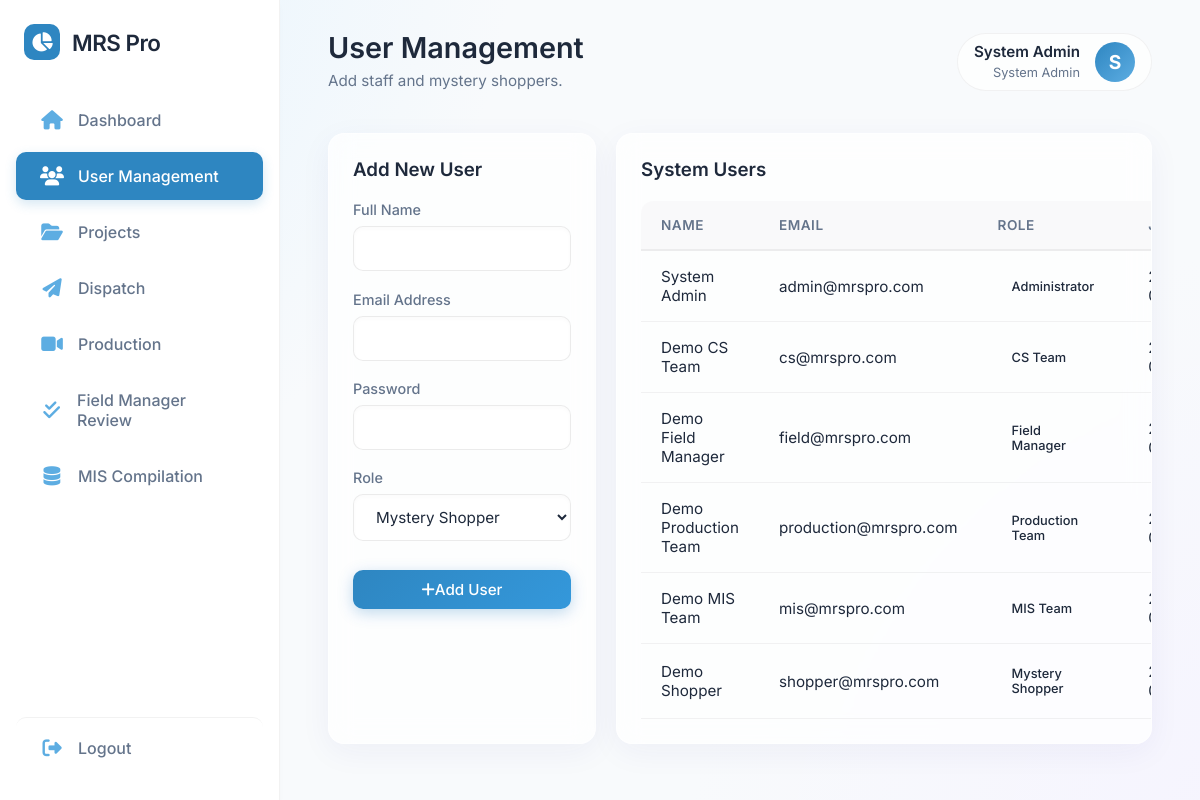
/users.php (signed in), run on the app's committed database.
### tables this page shows
CREATE TABLE IF NOT EXISTS users (
    id INT AUTO_INCREMENT PRIMARY KEY,
    name VARCHAR(150) NOT NULL,
    email VARCHAR(150) UNIQUE NOT NULL,
    password VARCHAR(255) NOT NULL,
    role ENUM('admin', 'field_manager', 'cs_team', 'production', 'mis', 'mystery_shopper') NOT NULL,
    created_at TIMESTAMP DEFAULT CURRENT_TIMESTAMP
);

### users.php (the view, shortened to what this page needs)
<?php
require 'includes/header.php';
require 'config/db.php';
$stmt = $pdo->query("SELECT * FROM users ORDER BY created_at DESC");
$users = $stmt->fetchAll();
$role_labels = [
    'admin' => 'Administrator',
    'field_manager' => 'Field Manager',
    'cs_team' => 'CS Team',
    'production' => 'Production Team',
    'mis' => 'MIS Team',
    'mystery_shopper' => 'Mystery Shopper'
];
?>
<div class="app-container">
    <?php include 'includes/sidebar.php'; ?>
    <main class="main-content">
        <header class="top-header">
            <div class="header-title">
                <div style="display:flex; align-items:center; gap: 15px;">
                    <div>
                        <h1>User Management</h1>
                        <p>Add staff and mystery shoppers.</p>
                    </div>
                </div>
            </div>
            <?php include 'includes/profile_dropdown.php'; ?>
        </header>
        <div class="grid" style="grid-template-columns: 1fr 2fr; gap: 20px;">
            <div class="glass-panel">
                <h3 style="margin-bottom: 20px;">Add New User</h3>
                <form method="POST" action="">
                    <div class="form-group">
                        <label>Full Name</label>
                        <input type="text" name="name" class="form-control" required>
                    </div>
                    <div class="form-group">
                        <label>Email Address</label>
                        <input type="email" name="email" class="form-control" required>
                    </div>
                    <div class="form-group">
                        <label>Password</label>
                        <input type="password" name="password" class="form-control" required>
                    </div>
                    <div class="form-group">
                        <label>Role</label>
                        <select name="role" class="form-control" required>
                            <option value="mystery_shopper">Mystery Shopper</option>
                        </select>
                    </div>
                    <button type="submit" name="add_user" class="btn btn-primary" style="width: 100%; margin-top:10px;"><i class="fas fa-plus"></i> Add User</button>
                </form>
            </div>
            <div class="glass-panel" style="overflow-x: auto;">
                <h3 style="margin-bottom: 20px;">System Users</h3>
                <table class="data-table">
                    <thead>
                        <tr>
                            <th>Name</th>
                            <th>Email</th>
                            <th>Role</th>
                            <th>Joined</th>
                        </tr>
                    </thead>
                    <tbody>
                        <?php foreach($users as $u): ?>
                        <tr>
                            <td><?= htmlspecialchars($u['name']) ?></td>
                            <td><?= htmlspecialchars($u['email']) ?></td>
                            <td><span class="badge" style="background: var(--bg-hover); color: var(--text-main); font-weight:500;"><?= htmlspecialchars($role_labels[$u['role']] ?? $u['role']) ?></span></td>
                            <td><?= substr($u['created_at'], 0, 10) ?></td>
                        </tr>
                        <?php endforeach; ?>
                    </tbody>
                </table>
            </div>
        </div>
    </main>
</div>
<?php include 'includes/footer.php'; ?>

### includes/header.php (shortened to what this page needs)
<!DOCTYPE html>
<html lang="en">
<head>
    <link rel="stylesheet" href="assets/css/style.css">
    <link rel="stylesheet" href="https://cdnjs.cloudflare.com/ajax/libs/font-awesome/6.4.0/css/all.min.css">
</head>
<body>

### includes/sidebar.php
<?php
$role = $_SESSION['role'] ?? '';
$current_page = basename($_SERVER['PHP_SELF']);
?>
<aside class="sidebar">
    <div class="sidebar-header">
        <div class="logo-icon"><i class="fas fa-chart-pie"></i></div>
        <h2>MRS Pro</h2>
    </div>
    <?php if($role != 'mystery_shopper'): ?>
        <a href="dashboard.php" class="nav-link <?= $current_page == 'dashboard.php' ? 'active' : '' ?>">
            <i class="fas fa-home"></i> Dashboard
        </a>
        <?php if($role == 'admin'): ?>
        <a href="users.php" class="nav-link <?= $current_page == 'users.php' ? 'active' : '' ?>">
            <i class="fas fa-users"></i> User Management
        </a>
        <?php endif; ?>
        <?php if($role == 'admin' || $role == 'cs_team' || $role == 'field_manager'): ?>
        <a href="projects.php" class="nav-link <?= $current_page == 'projects.php' ? 'active' : '' ?>">
            <i class="fas fa-folder-open"></i> Projects
        </a>
        <?php endif; ?>
        <?php if($role == 'admin' || $role == 'field_manager'): ?>
        <a href="dispatch.php" class="nav-link <?= $current_page == 'dispatch.php' ? 'active' : '' ?>">
            <i class="fas fa-paper-plane"></i> Dispatch
        </a>
        <?php endif; ?>
        <?php if($role == 'admin' || $role == 'production'): ?>
        <a href="production_queue.php" class="nav-link <?= $current_page == 'production_queue.php' ? 'active' : '' ?>">
            <i class="fas fa-video"></i> Production
        </a>
        <?php endif; ?>
        <?php if($role == 'admin' || $role == 'field_manager'): ?>
        <a href="field_manager_review.php" class="nav-link <?= $current_page == 'field_manager_review.php' ? 'active' : '' ?>">
            <i class="fas fa-check-double"></i> Field Manager Review
        </a>
        <?php endif; ?>
        <?php if($role == 'admin' || $role == 'mis'): ?>
        <a href="mis.php" class="nav-link <?= $current_page == 'mis.php' ? 'active' : '' ?>">
            <i class="fas fa-database"></i> MIS Compilation
        </a>
        <?php endif; ?>
    <?php else: ?>
        <a href="my_assignments.php" class="nav-link <?= $current_page == 'my_assignments.php' ? 'active' : '' ?>">
            <i class="fas fa-tasks"></i> My Assignments
        </a>
    <?php endif; ?>
    <a href="logout.php" class="nav-link" style="margin-top: auto; border-top: 1px solid rgba(0,0,0,0.05); padding-top: 20px;">
        <i class="fas fa-sign-out-alt"></i> Logout
    </a>
</aside>

### includes/profile_dropdown.php (shortened to what this page needs)
<?php
$role_names = [
    'admin' => 'System Admin',
    'cs_team' => 'Client Services',
    'field_manager' => 'Field Manager',
    'production' => 'Production Team',
    'mis' => 'MIS Team',
    'mystery_shopper' => 'Mystery Shopper'
];
$display_role = $role_names[$_SESSION['role']] ?? 'User';
?>
<div class="user-profile" onclick="toggleProfileDropdown(event)" style="cursor: pointer; position: relative; display: flex; align-items: center; gap: 15px;">
    <div class="user-info" style="text-align: right;">
        <h4 style="margin: 0; font-size: 0.95rem; color: var(--text-main);"><?= htmlspecialchars($_SESSION['name'] ?? 'User') ?></h4>
        <span style="font-size: 0.8rem; color: var(--text-muted);"><?= $display_role ?></span>
    </div>
    <div class="avatar" style="width: 40px; height: 40px; border-radius: 50%; background: linear-gradient(135deg, var(--primary), var(--primary-light)); color: white; display: flex; align-items: center; justify-content: center; font-weight: bold; font-size: 1.2rem; cursor: pointer;">
        <?= strtoupper(substr($_SESSION['name'] ?? 'U', 0, 1)) ?>
    </div>
</div>

### includes/footer.php (shortened to what this page needs)
</body>
</html>

### data on the page
users: name "System Admin", email "admin@mrspro.com", role "Administrator"
users: name "Demo CS Team", email "cs@mrspro.com", role "CS Team"
users: name "Demo Field Manager", email "field@mrspro.com", role "Field Manager"
users: name "Demo Production Team", email "production@mrspro.com", role "Production Team"
users: name "Demo MIS Team", email "mis@mrspro.com", role "MIS Team"
users: name "Demo Shopper", email "shopper@mrspro.com", role "Mystery Shopper"

### other printed values
$_SESSION['name'] "System Admin"
$display_role "System Admin"
substr($_SESSION['name'] ?? 'U', 0, 1) "S"
